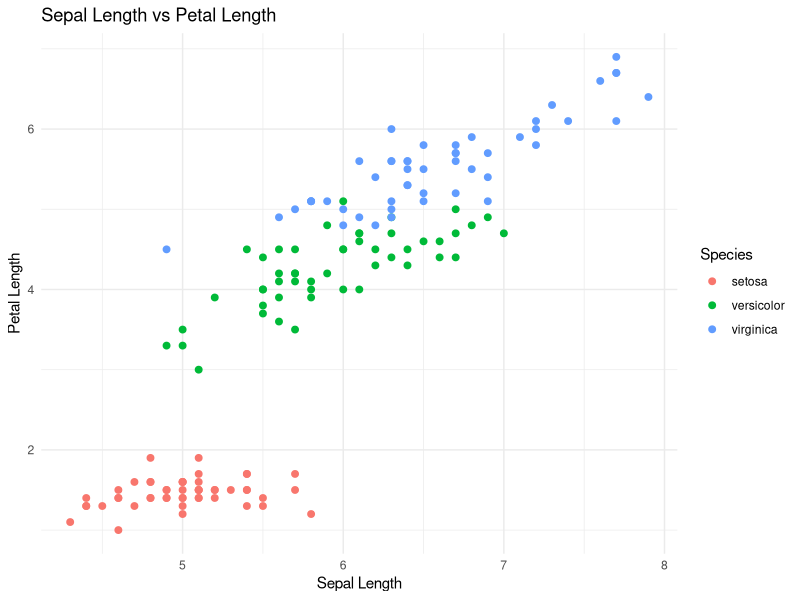
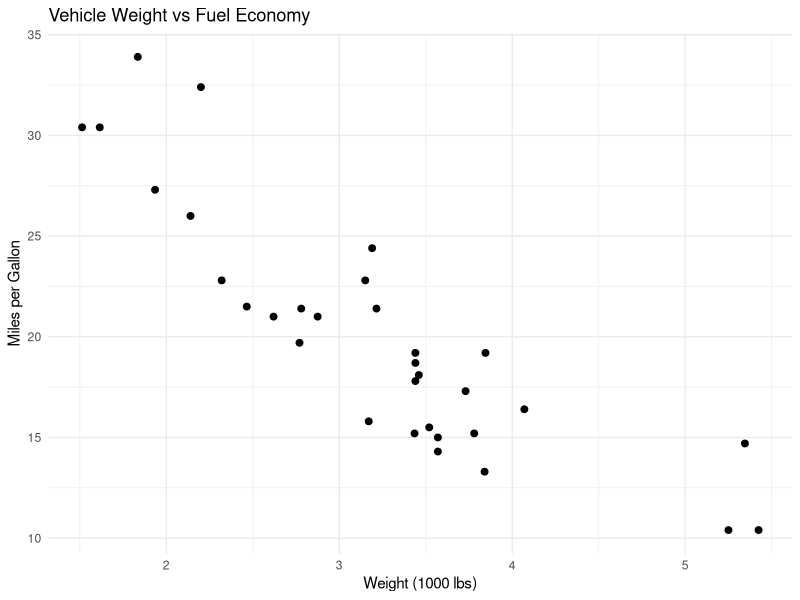
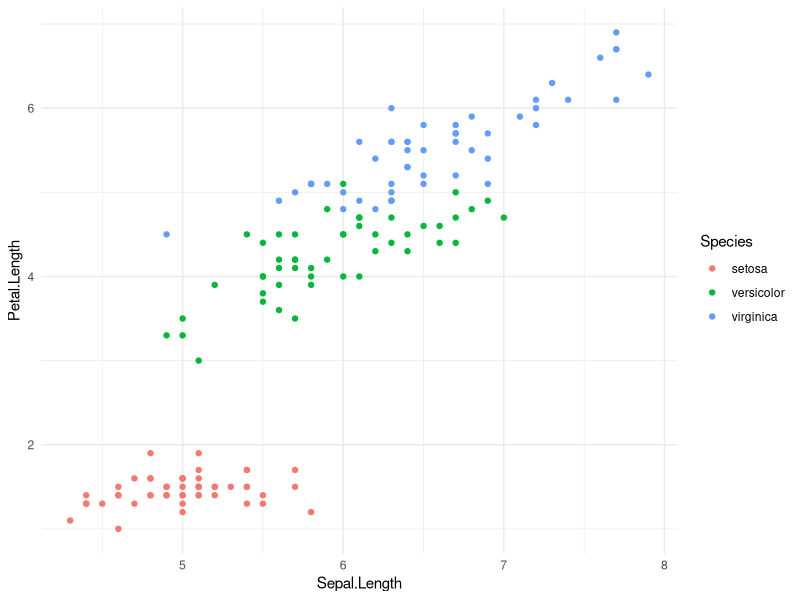

These charts were generated, in order, by the following R code:
############################################################
# 23_built_in_datasets.R
# R Basic Manual
#
# Purpose:
# Learn how to use R built-in datasets to practice a
# repeatable data analysis workflow without external files.
############################################################

# ----------------------------------------------------------
# 1. List and load built-in datasets
# ----------------------------------------------------------
data()
data(iris)
head(iris)

# Documentation (run interactively)
# ?iris
# help(iris)

# ----------------------------------------------------------
# 2. Inspect iris
# ----------------------------------------------------------
head(iris)
str(iris)
summary(iris)
dim(iris)
names(iris)
unique(iris$Species)
table(iris$Species)

# ----------------------------------------------------------
# 3. Grouped analysis with dplyr
# ----------------------------------------------------------
library(dplyr)

iris_summary <- iris |>
  group_by(Species) |>
  summarise(
    count = n(),
    avg_sepal_length = mean(Sepal.Length),
    avg_sepal_width = mean(Sepal.Width),
    avg_petal_length = mean(Petal.Length),
    avg_petal_width = mean(Petal.Width),
    .groups = "drop"
  )
print(iris_summary)

# ----------------------------------------------------------
# 4. Visualize iris with ggplot2
# ----------------------------------------------------------
library(ggplot2)

iris_plot <- ggplot(iris,
  aes(x = Sepal.Length, y = Petal.Length, color = Species)) +
  geom_point(size = 2) +
  labs(title = "Sepal Length vs Petal Length",
       x = "Sepal Length", y = "Petal Length", color = "Species") +
  theme_minimal()
print(iris_plot)

# ----------------------------------------------------------
# 5. Explore mtcars
# ----------------------------------------------------------
data(mtcars)
head(mtcars)
str(mtcars)
summary(mtcars)

mtcars |> select(mpg, hp, wt) |> summary()

mtcars_plot <- ggplot(mtcars, aes(x = wt, y = mpg)) +
  geom_point(size = 2) +
  labs(title = "Vehicle Weight vs Fuel Economy",
       x = "Weight (1000 lbs)", y = "Miles per Gallon") +
  theme_minimal()
print(mtcars_plot)

# ----------------------------------------------------------
# 6. Check missing values with airquality
# ----------------------------------------------------------
data(airquality)
head(airquality)
str(airquality)

missing_values <- colSums(is.na(airquality))
print(missing_values)

rows_with_na <- airquality[!complete.cases(airquality), ]
head(rows_with_na)

# ----------------------------------------------------------
# 7. Small analysis workflow
# ----------------------------------------------------------
analysis_data <- iris

str(analysis_data)
summary(analysis_data)
print(colSums(is.na(analysis_data)))
print(table(analysis_data$Species))

analysis_summary <- analysis_data |>
  group_by(Species) |>
  summarise(
    observations = n(),
    mean_sepal_length = mean(Sepal.Length),
    mean_petal_length = mean(Petal.Length),
    .groups = "drop"
  )
print(analysis_summary)

analysis_plot <- ggplot(analysis_data,
  aes(x = Sepal.Length, y = Petal.Length, color = Species)) +
  geom_point() +
  theme_minimal()
print(analysis_plot)

# Workflow:
# Built-in Dataset -> Understand -> Inspect -> Validate
# -> Transform / Summarize -> Visualize -> Interpret

# ----------------------------------------------------------
# End of script
# ----------------------------------------------------------
print("23_built_in_datasets.R finished successfully")
